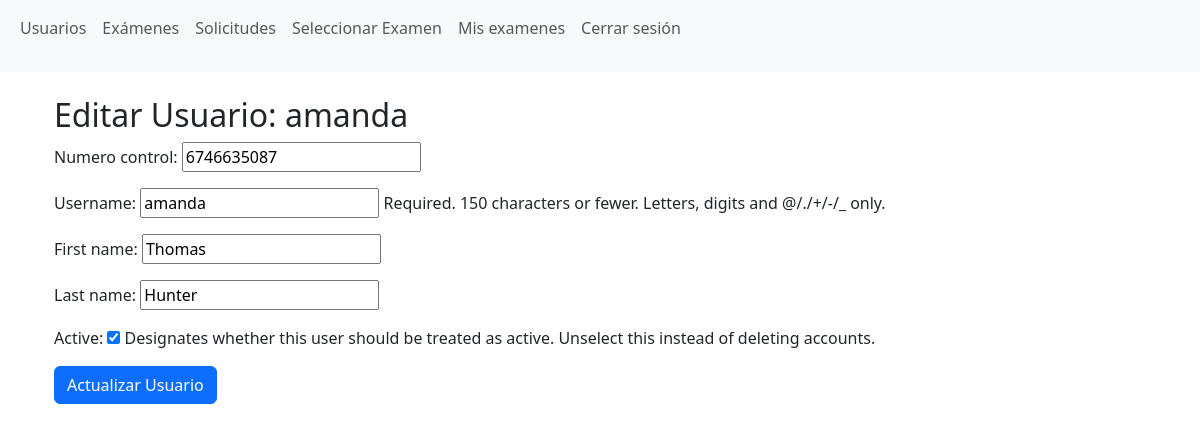
Screenshot of /editar_usuario/3/ (signed in) with the database file from the repository.
### aplicacion/models.py (models this page shows, shortened)
class Usuario(AbstractUser):
    numero_control = models.CharField(max_length=10, unique=True)  # Campo para el número de control

### aplicacion/views.py (the view)
# urls.py: path('editar_usuario/<int:usuario_id>/', editar_usuario, name='editar_usuario'),  # Ruta para editar
@login_required
@user_passes_test(is_admin)
def editar_usuario(request, usuario_id):
    usuario = get_object_or_404(Usuario, id=usuario_id)
    if request.method == 'POST':
        form = UsuarioForm(request.POST, instance=usuario)
        if form.is_valid():
            form.save()
            messages.success(request, 'Usuario actualizado correctamente.')
            return redirect('lista_usuarios')
    else:
        form = UsuarioForm(instance=usuario)
    return render(request, 'editar_usuario.html', {'form': form, 'usuario': usuario})

### aplicacion/forms.py
class UsuarioForm(forms.ModelForm):
    class Meta:
        model = Usuario
        fields = ['numero_control','username', 'first_name', 'last_name', 'is_active']  # Agrega los campos que necesites

### aplicacion/views.py (called while the page is built)
def is_admin(user):
    return user.is_staff

### aplicacion/templates/editar_usuario.html (shortened to what this page needs)
{% extends 'base.html' %}
{% block content %}
<div class="container">
    <h2>Editar Usuario: {{ usuario.username }}</h2>
    <form method="POST">
        {{ form.as_p }}
        <button type="submit" class="btn btn-primary">Actualizar Usuario</button>
    </form>
</div>
{% endblock %}

### rows the page displays
Usuario: username "amanda", numero_control "6746635087", first_name "Thomas", last_name "Hunter", is_active "☑"
